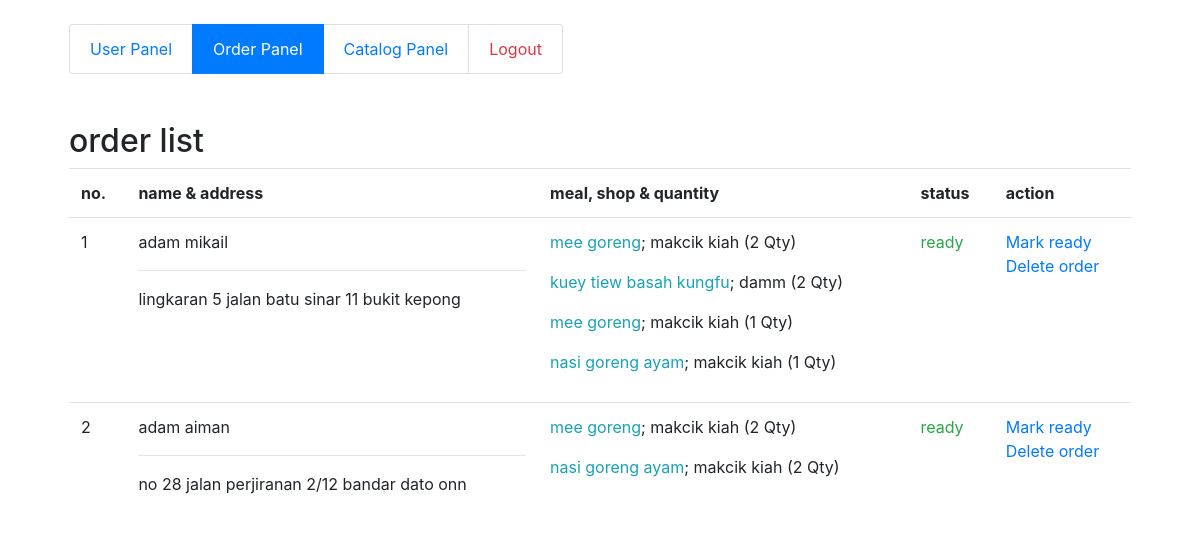
The app's page /admin/pnl_order.php with its own data.
### tables this page shows
CREATE TABLE `fds_usrdt` (
  `usrdt_id` int(11) NOT NULL,
  `usrdt_nme` varchar(50) DEFAULT NULL,
  `usrdt_usr` varchar(15) DEFAULT NULL,
  `usrdt_pwd` varchar(80) DEFAULT NULL,
  `usrdt_adrs` varchar(100) DEFAULT NULL,
  `usrdt_stat` varchar(10) DEFAULT NULL,
  `usrdt_log` varchar(20) DEFAULT NULL
);

CREATE TABLE `fds_ctlog` (
  `ctlog_id` int(11) NOT NULL,
  `ctlog_usrdt_id` int(11) DEFAULT NULL,
  `ctlog_nme` varchar(50) DEFAULT NULL,
  `ctlog_prc` double DEFAULT NULL,
  `ctlog_desc` varchar(500) DEFAULT NULL,
  `ctlog_shp` varchar(50) DEFAULT NULL,
  `ctlog_img` varchar(100) DEFAULT NULL,
  `ctlog_log` varchar(50) DEFAULT NULL
);

### db.php (called while the page is built, shortened)
<?php
function encryptIt( $q ) {
	$key = 'HqE0luoquf';
	return base64_encode(base64_encode($key.$q));
}
?>

### admin/pnl_order.php (the view, shortened to what this page needs)
<?php
include('../db.php');
?>
<!DOCTYPE html>
<html>
<head>
	<link rel="stylesheet" href="../bootstrap/css/all.min.css">
	<link rel="stylesheet" href="../bootstrap/css/bootstrap.min.css">
</head>
<body>
	<div class="container">
		<div class="row p-4">
			<div class="col">
				<ul class="list-group list-group-horizontal">
					<li class="list-group-item"><a href="pnl_user">User Panel</a></li>
					<li class="list-group-item active"><a href="#" class="text-white">Order Panel</a></li>
					<li class="list-group-item "><a href="pnl_catalog">Catalog Panel</a></li>
					<li class="list-group-item"><a href="../action?act=lgout" class="text-danger">Logout</a></li>
				</ul>
			</div>
		</div>
		<div class="row p-4">
			<div class="col">
				<h2>order list</h2>
				<table class="table">
					<tr>
						<th>no.</th>
						<th>name & address</th>
						<th>meal, shop & quantity</th>
						<th>status</th>
						<th>action</th>
					</tr>
					<?php
					$count = 1;
					$query = "SELECT fds_usrdt.usrdt_nme as 'usr_nme', fds_usrdt.usrdt_adrs as 'usr_add', fds_usrdt.usrdt_id as 'usr_id', GROUP_CONCAT(ordr_ctlog_id) as ordr_list, GROUP_CONCAT(ordr_stat) as ordr_stat, GROUP_CONCAT(ordr_qty) as ordr_qty FROM fds_ordr JOIN fds_usrdt ON fds_ordr.ordr_usrdt_id = fds_usrdt.usrdt_id WHERE fds_ordr.ordr_usrdt_id = fds_usrdt.usrdt_id GROUP BY fds_ordr.ordr_usrdt_id";
					$result = mysqli_query($conn, $query);
					if (mysqli_num_rows($result) > 0) {
						while ($row = mysqli_fetch_assoc($result)) {
							$order_list = explode(",", $row['ordr_list']);
							$order_qty = explode(",", $row['ordr_qty']);
							echo '<tr>';
							echo '<td>' . $count++ . '</td>';
							echo '<td>' . $row['usr_nme'] . '<hr>' . $row['usr_add']  .  '</td>';
							echo '<td>';
							for ($i = 0; $i < sizeof($order_list); $i++) {
								$ctlog_id = $order_list[$i];
								$query = "SELECT * FROM fds_ctlog WHERE ctlog_id = '$ctlog_id'";
								$data = mysqli_fetch_assoc(mysqli_query($conn, $query));
								echo '<p><span class="text-info">' . $data['ctlog_nme'] . '</span>; ' . $data['ctlog_shp'] . ' (' . $order_qty[$i] . ' Qty)</p>';
							}
							echo '</td>';
							if ($row['ordr_stat'] == null) {
								echo '<td><p class="text-warning">pending</p></td>';
							} else {
								echo '<td><p class="text-success">ready</p></td>';
							}
							echo '<td><a href="pnl_order?act=ordrrdy&id=' . encryptIt($row['usr_id']) . '" onclick="return confirm()">Mark ready</a><br><a href="pnl_order?act=ordrdel&id=' . encryptIt($row['usr_id']) . '" onclick="return confirm()">Delete order</a></td>';
							echo '</tr>';
						}
					}
					?>
				</table>
			</div>
		</div>
	</div>
</body>
</html>

### records on screen
fds_usrdt: usrdt_nme "adam mikail", usrdt_adrs "lingkaran 5 jalan batu sinar 11 bukit kepong"
fds_ctlog: ctlog_nme "mee goreng", ctlog_shp "makcik kiah", i "2", i "1"
fds_ctlog: ctlog_nme "kuey tiew basah kungfu", ctlog_shp "damm", i "2"
fds_ctlog: ctlog_nme "nasi goreng ayam", ctlog_shp "makcik kiah", i "1", i "2"
fds_usrdt: usrdt_nme "adam aiman", usrdt_adrs "no 28 jalan perjiranan 2/12 bandar dato onn"
